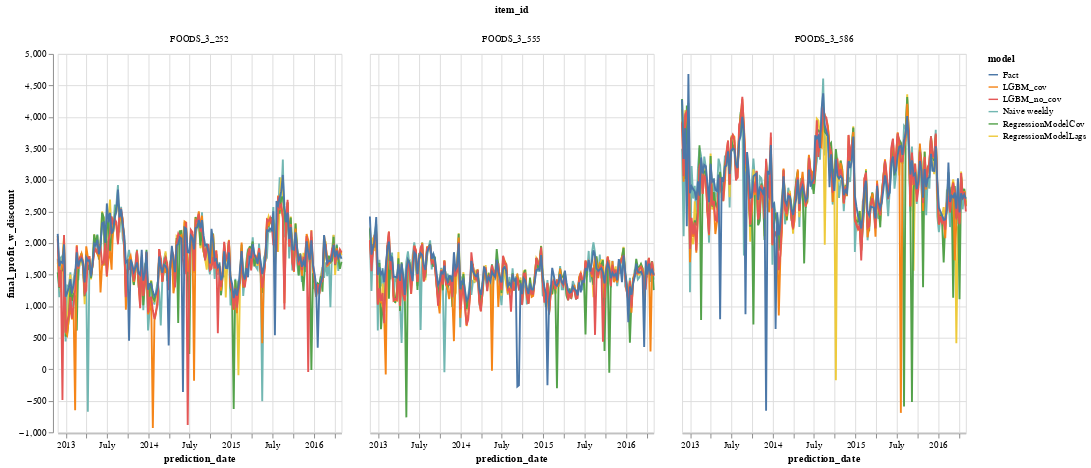

This figure's notebook cell:
### Code cell
#cumsum for this model

alt.data_transformers.disable_max_rows()

alt.Chart(result_df.reset_index()).mark_line().encode(
    x='prediction_date:T',
    y=alt.Y('final_profit_w_discount:Q',scale=alt.Scale(zero=True)),
    color=alt.Color('model:N'),
    #row='model:N',
    column='item_id:N'
).properties(width=300, height=400)#.interactive()

### Figure 1 — Vega-Lite specification as saved in the notebook (floating-point values rounded to 4 significant figures; data arrays with more than 128 entries replaced by an {"elided": "..."} marker saying what was removed)
{"config": {"view": {"continuousWidth": 400, "continuousHeight": 300}}, "data": {"name": "data-0388aa317bfde4bf276df02728368063"}, "mark": "line", "encoding": {"color": {"type": "nominal", "field": "model"}, "column": {"type": "nominal", "field": "item_id"}, "x": {"type": "temporal", "field": "prediction_date"}, "y": {"type": "quantitative", "field": "final_profit_w_discount", "scale": {"zero": true}}}, "height": 400, "width": 300, "$schema": "https://vega.github.io/schema/vega-lite/v4.8.1.json", "datasets": {"data-0388aa317bfde4bf276df02728368063": {"elided": "3240 records"}}}
